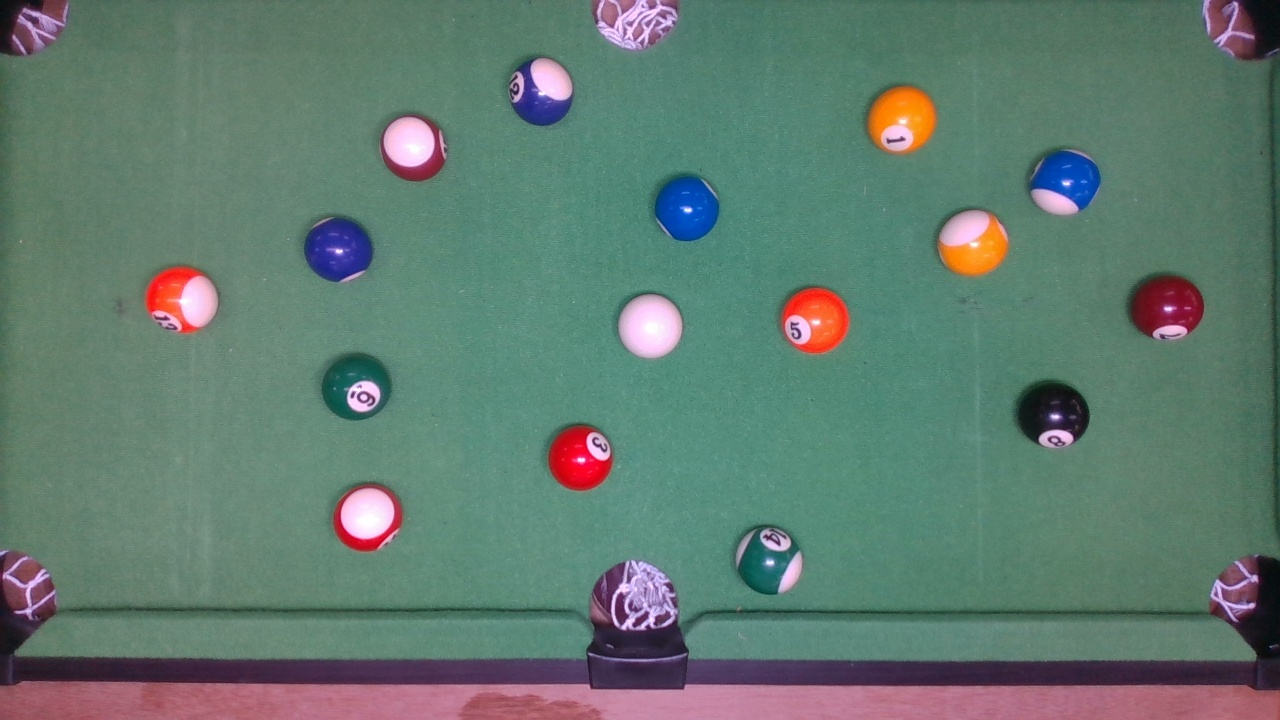
#> input picture py_pubsub/py_pubsub/pics/PoolBall_2202.jpg, 1280 x 720 px
$ python -i stream_rs_video.py   (imports and definitions only)
#> lines starting #> are read from the running program, lines starting #| are printed output that depends on the picture
## License: Apache 2.0. See LICENSE file in root directory.
## Copyright(c) 2015-2017 Intel Corporation. All Rights Reserved.

#####################################################
## librealsense tutorial #1 - Accessing depth data ##
#####################################################

# First import the library
import pyrealsense2 as rs
import numpy as np
import cv2
import darknet


"""
神經網路檔案位置_檢測全部拼圖
"""
ALL_cfg_path = './cfg/yolov4-obj.cfg'
ALL_weights_path = './cfg/weights/ALL/yolov4-obj_best.weights'
ALL_data_path = './cfg/hiwin_C_WDA_v4.data'


"""
載入神經網路
"""
# [6 lines that did not run here, left out]

# [17 lines left out: function image_detection, not called in this run]


"""
座標轉換
    輸入:(YOLO座標,原圖寬度,原圖高度)
    輸出:(框的左上座標,框的右下座標)
    註記:
"""
# [21 lines left out: function bbox2points, not called in this run]


"""
原圖繪製檢測框線
    輸入:(檢測結果,原圖位置,框線顏色集)
    輸出:(影像結果)
    註記:
"""
# [30 lines left out: function draw_boxes, not called in this run]


def detect_ALL(img,thresh=0.8):
    out,detections = image_detection(img,ALL_network, ALL_class_names, ALL_class_colors,thresh)
    out2, ball_imformation= draw_boxes(detections, img, ALL_class_colors)

    # cv2.imshow('out2', out2)
    # cv2.waitKey()
    # cv2.destroyAllWindows()

    return out2, ball_imformation


# [36 lines not run here, left out]

>>> import cv2
>>> picture = cv2.imread('pics/PoolBall_2202.jpg', cv2.IMREAD_GRAYSCALE)
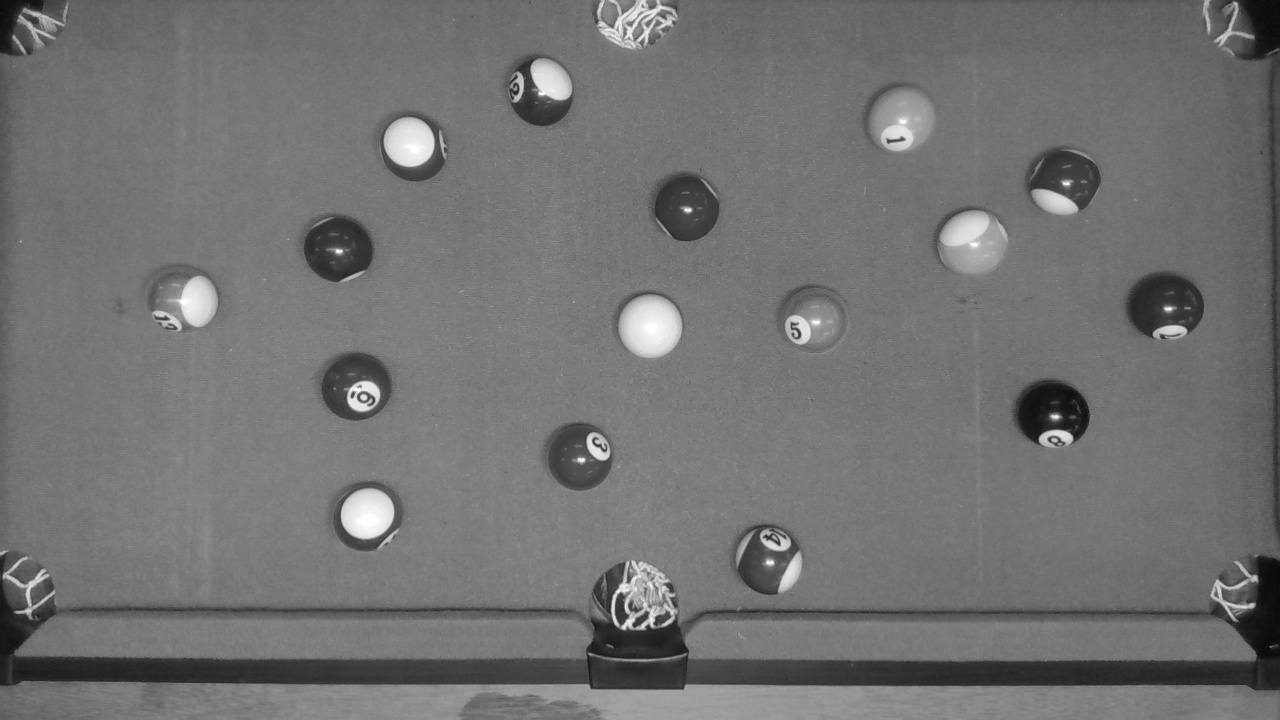
#> picture: shape (720, 1280); min 8, max 255, mean 113.6
>>> result = detect_ALL(picture)
#> (the run stopped early here; a loop or call above may not have finished)

$ run again, on py_pubsub/py_pubsub/pics/PoolBall_2203.jpg
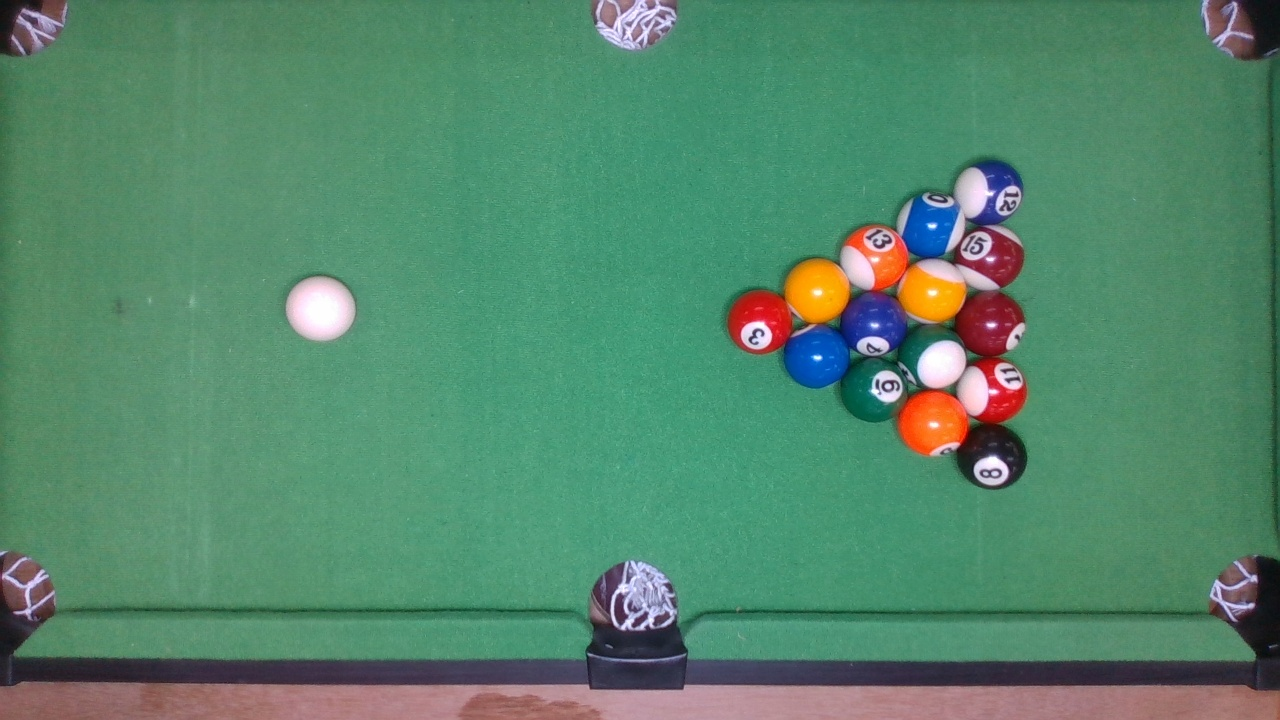
#> input picture py_pubsub/py_pubsub/pics/PoolBall_2203.jpg, 1280 x 720 px
#> `picture = cv2.imread('pics/PoolBall_2202.jpg', cv2.IMREAD_GRAYSCALE)`:
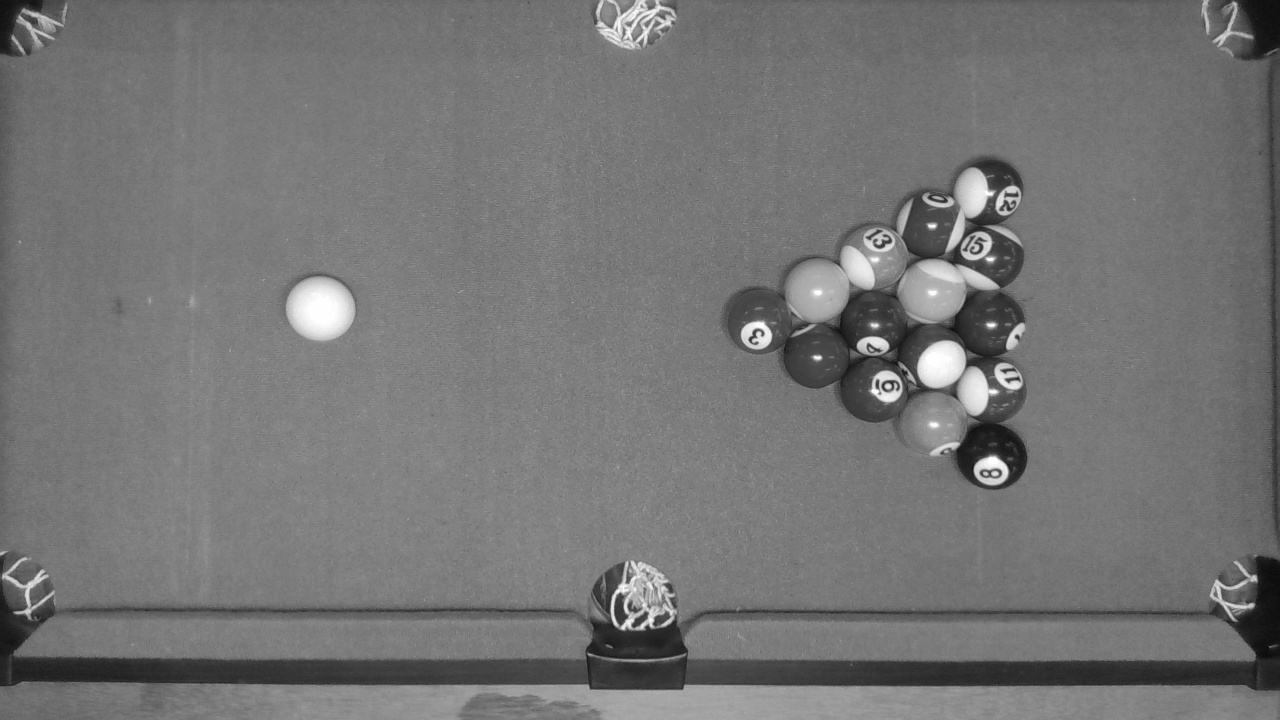
#> picture: shape (720, 1280); min 10, max 255, mean 116.7

$ run again, on py_pubsub/py_pubsub/pics/PoolBall_2204.jpg
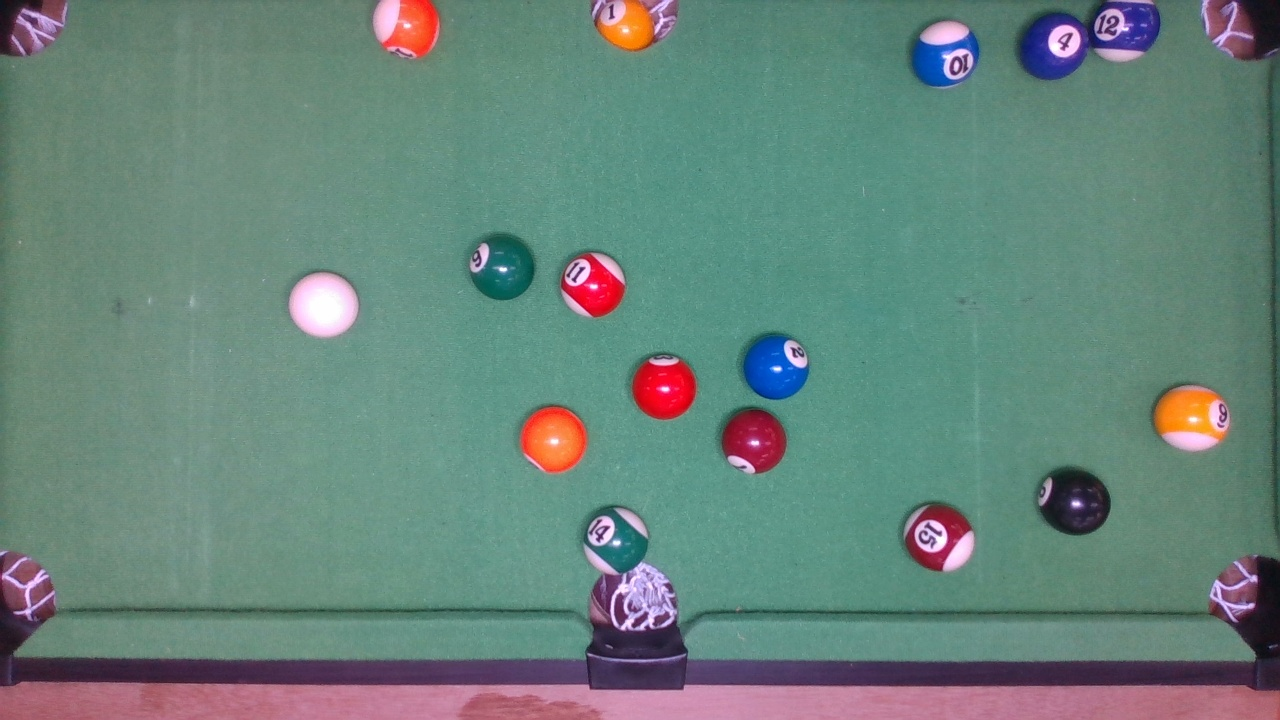
#> input picture py_pubsub/py_pubsub/pics/PoolBall_2204.jpg, 1280 x 720 px
#> `picture = cv2.imread('pics/PoolBall_2202.jpg', cv2.IMREAD_GRAYSCALE)`:
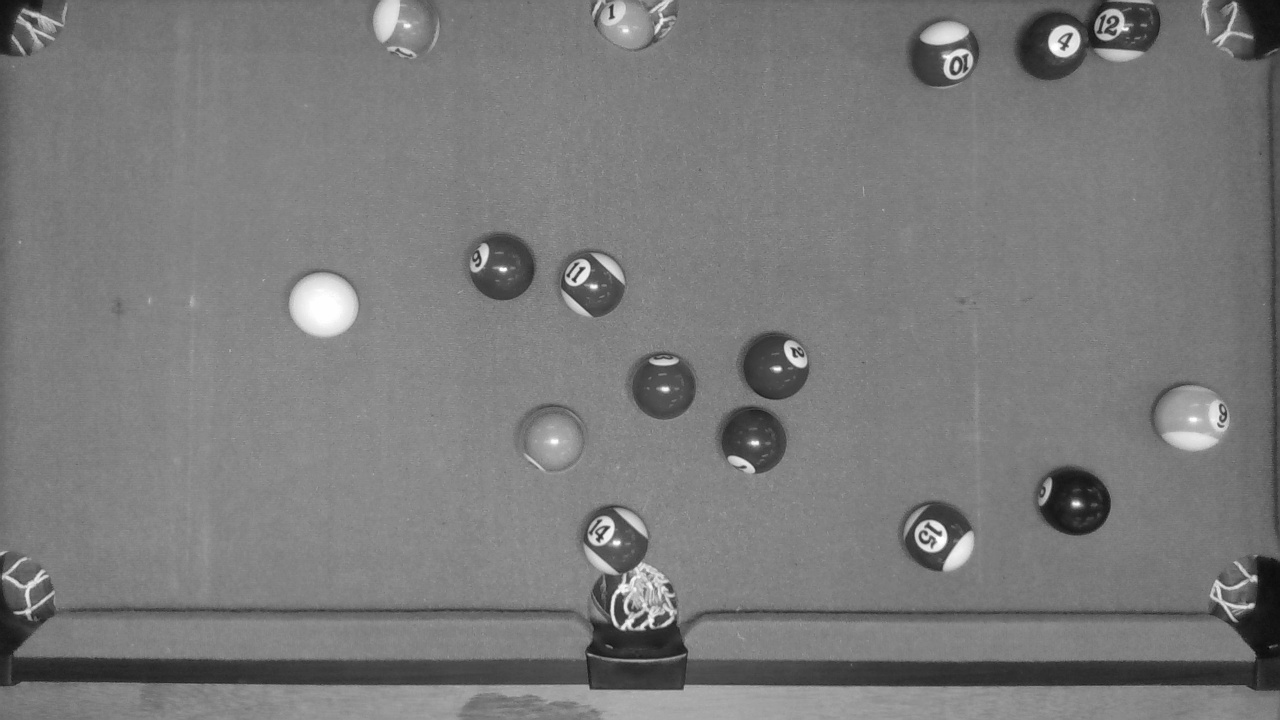
#> picture: shape (720, 1280); min 7, max 255, mean 122.2

$ run again, on py_pubsub/py_pubsub/pics/PoolBall_2205.jpg
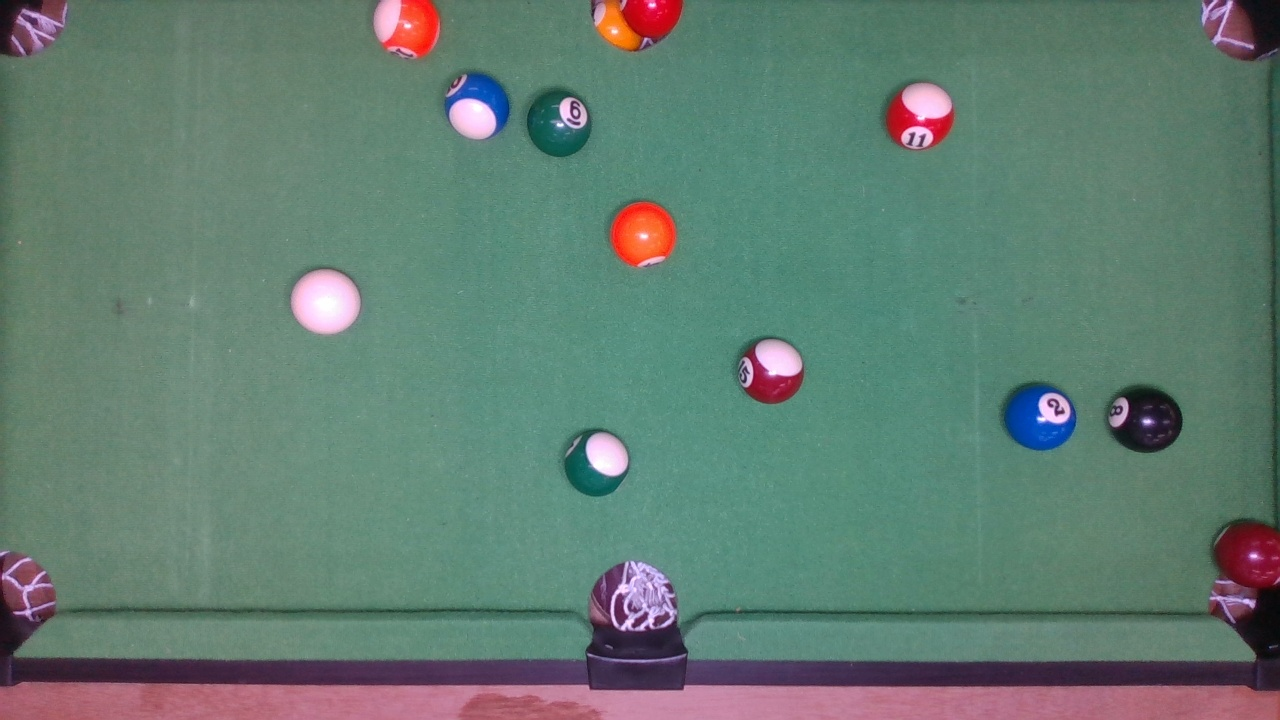
#> input picture py_pubsub/py_pubsub/pics/PoolBall_2205.jpg, 1280 x 720 px
#> `picture = cv2.imread('pics/PoolBall_2202.jpg', cv2.IMREAD_GRAYSCALE)`:
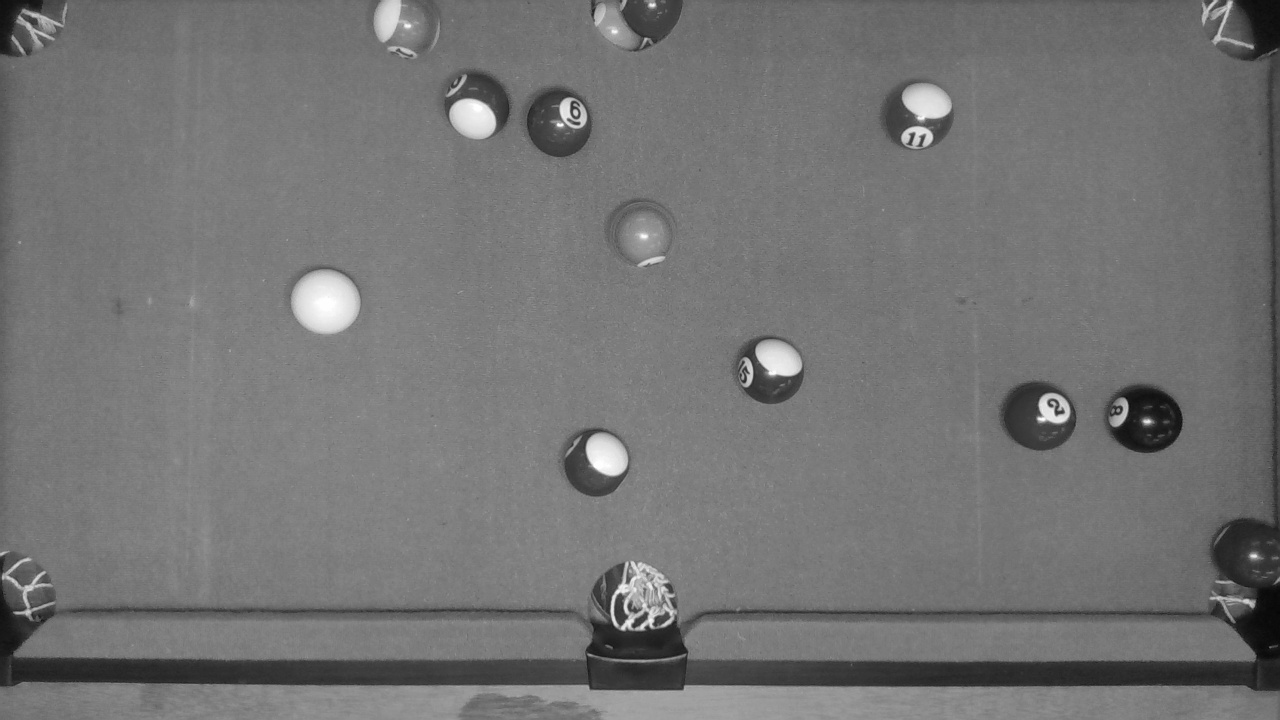
#> picture: shape (720, 1280); min 6, max 255, mean 115.6
